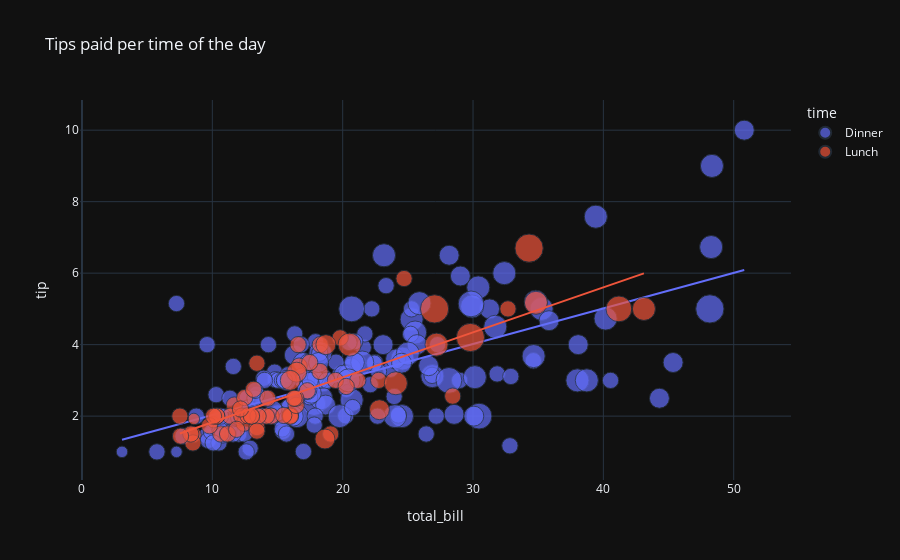

Notebook cell for this chart:
### Markdown cell above
#### Tips given to a waiter based on the:
**Total bill paid, Number of people at the table, and time of meal**

### Code cell
figure2 = px.scatter(data_frame=df, x="total_bill", y="tip", size="size", color="time", trendline="ols",title="Tips paid per time of the day")
figure2.show()

### Figure 1 — Plotly figure (JSON) as saved in the notebook; plotly's stock layout.template omitted (floating-point values rounded to 4 significant figures; data arrays with more than 128 entries replaced by an {"elided": "..."} marker saying what was removed)
{"data": [{"hovertemplate": "time=Dinner<br>total_bill=%{x}<br>tip=%{y}<br>size=%{marker.size}<extra></extra>", "legendgroup": "Dinner", "marker": {"color": "#636efa", "size": {"elided": "176 int values"}, "sizemode": "area", "sizeref": 0.015, "symbol": "circle"}, "mode": "markers", "name": "Dinner", "orientation": "v", "showlegend": true, "x": {"elided": "176 float values"}, "xaxis": "x", "y": {"elided": "176 float values"}, "yaxis": "y", "type": "scatter"}, {"hovertemplate": "<b>OLS trendline</b><br>tip = 0.0994262 * total_bill + 1.03489<br>R<sup>2</sup>=0.400526<br><br>time=Dinner<br>total_bill=%{x}<br>tip=%{y} <b>(trend)</b><extra></extra>", "legendgroup": "Dinner", "marker": {"color": "#636efa", "symbol": "circle"}, "mode": "lines", "name": "Dinner", "showlegend": false, "x": {"elided": "176 float values"}, "xaxis": "x", "y": {"elided": "176 float values"}, "yaxis": "y", "type": "scatter"}, {"hovertemplate": "time=Lunch<br>total_bill=%{x}<br>tip=%{y}<br>size=%{marker.size}<extra></extra>", "legendgroup": "Lunch", "marker": {"color": "#EF553B", "size": [4, 2, 2, 2, 2, 1, 2, 2, 4, 2, 2, 2, 2, 2, 2, 4, 2, 2, 2, 2, 2, 6, 2, 2, 2, 3, 2, 2, 2, 2, 2, 2, 2, 2, 2, 2, 2, 6, 5, 6, 2, 2, 3, 2, 2, 2, 2, 2, 2, 2, 2, 2, 4, 2, 2, 3, 2, 2, 2, 4, 3, 2, 2, 1, 3, 2, 2, 2], "sizemode": "area", "sizeref": 0.015, "symbol": "circle"}, "mode": "markers", "name": "Lunch", "orientation": "v", "showlegend": true, "x": [27.2, 22.76, 17.29, 19.44, 16.66, 10.07, 32.68, 15.98, 34.83, 13.03, 18.28, 24.71, 21.16, 10.65, 12.43, 24.08, 11.69, 13.42, 14.26, 15.95, 12.48, 29.8, 8.52, 14.52, 11.38, 22.82, 19.08, 20.27, 11.17, 12.26, 18.26, 8.51, 10.33, 14.15, 16.0, 13.16, 17.47, 34.3, 41.19, 27.05, 16.43, 8.35, 18.64, 11.87, 9.78, 7.51, 19.81, 28.44, 15.48, 16.58, 7.56, 10.34, 43.11, 13.0, 13.51, 18.71, 12.74, 13.0, 16.4, 20.53, 16.47, 12.16, 13.42, 8.58, 15.98, 13.42, 16.27, 10.09], "xaxis": "x", "y": [4.0, 3.0, 2.71, 3.0, 3.4, 1.83, 5.0, 2.03, 5.17, 2.0, 4.0, 5.85, 3.0, 1.5, 1.8, 2.92, 2.31, 1.68, 2.5, 2.0, 2.52, 4.2, 1.48, 2.0, 2.0, 2.18, 1.5, 2.83, 1.5, 2.0, 3.25, 1.25, 2.0, 2.0, 2.0, 2.75, 3.5, 6.7, 5.0, 5.0, 2.3, 1.5, 1.36, 1.63, 1.73, 2.0, 4.19, 2.56, 2.02, 4.0, 1.44, 2.0, 5.0, 2.0, 2.0, 4.0, 2.01, 2.0, 2.5, 4.0, 3.23, 2.2, 3.48, 1.92, 3.0, 1.58, 2.5, 2.0], "yaxis": "y", "type": "scatter"}, {"hovertemplate": "<b>OLS trendline</b><br>tip = 0.125853 * total_bill + 0.567362<br>R<sup>2</sup>=0.648708<br><br>time=Lunch<br>total_bill=%{x}<br>tip=%{y} <b>(trend)</b><extra></extra>", "legendgroup": "Lunch", "marker": {"color": "#EF553B", "symbol": "circle"}, "mode": "lines", "name": "Lunch", "showlegend": false, "x": [7.51, 7.56, 8.35, 8.51, 8.52, 8.58, 9.78, 10.07, 10.09, 10.33, 10.34, 10.65, 11.17, 11.38, 11.69, 11.87, 12.16, 12.26, 12.43, 12.48, 12.74, 13.0, 13.0, 13.03, 13.16, 13.42, 13.42, 13.42, 13.51, 14.15, 14.26, 14.52, 15.48, 15.95, 15.98, 15.98, 16.0, 16.27, 16.4, 16.43, 16.47, 16.58, 16.66, 17.29, 17.47, 18.26, 18.28, 18.64, 18.71, 19.08, 19.44, 19.81, 20.27, 20.53, 21.16, 22.76, 22.82, 24.08, 24.71, 27.05, 27.2, 28.44, 29.8, 32.68, 34.3, 34.83, 41.19, 43.11], "xaxis": "x", "y": [1.513, 1.519, 1.618, 1.638, 1.64, 1.647, 1.798, 1.835, 1.837, 1.867, 1.869, 1.908, 1.973, 2.0, 2.039, 2.061, 2.098, 2.11, 2.132, 2.138, 2.171, 2.203, 2.203, 2.207, 2.224, 2.256, 2.256, 2.256, 2.268, 2.348, 2.362, 2.395, 2.516, 2.575, 2.578, 2.578, 2.581, 2.615, 2.631, 2.635, 2.64, 2.654, 2.664, 2.743, 2.766, 2.865, 2.868, 2.913, 2.922, 2.969, 3.014, 3.061, 3.118, 3.151, 3.23, 3.432, 3.439, 3.598, 3.677, 3.972, 3.991, 4.147, 4.318, 4.68, 4.884, 4.951, 5.751, 5.993], "yaxis": "y", "type": "scatter"}], "layout": {"xaxis": {"anchor": "y", "domain": [0.0, 1.0], "title": {"text": "total_bill"}}, "yaxis": {"anchor": "x", "domain": [0.0, 1.0], "title": {"text": "tip"}}, "legend": {"title": {"text": "time"}, "tracegroupgap": 0, "itemsizing": "constant"}, "title": {"text": "Tips paid per time of the day"}}}
